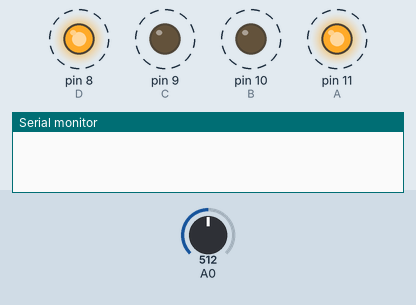
Simulated run of this sketch. Board: Arduino Uno, built with avr-gcc and run on an emulated ATmega328P. On the bench: output pins drawn as LEDs (lit = HIGH), the last lines printed to the serial monitor. Dashed ring = blinking. The inputs (shaded band) are chosen by the test bench; at power-on: A0 = 512. EEPROM starts erased.

Above: at 0.06 s.
1.3 s: A0 set to 122
At 1.77 s:
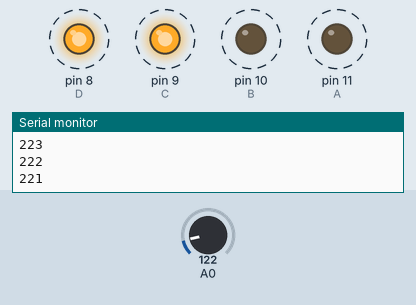
4.3 s: A0 set to 0
At 4.84 s:
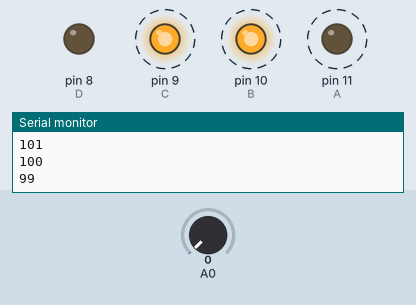
At 5.45 s:
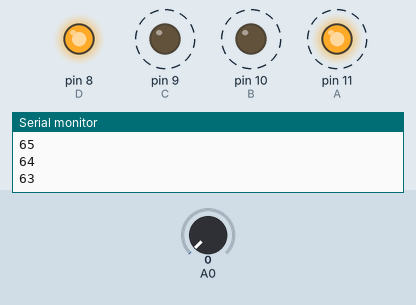
Timing chart, 0 to 13.3 s (numbered marks = the images above; inputs shaded):
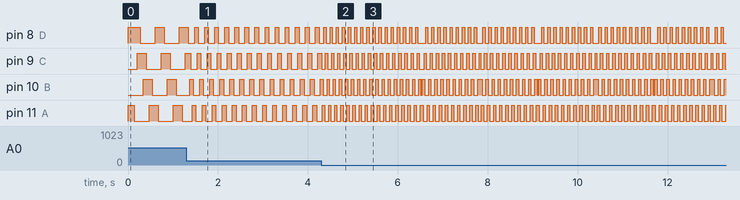

Measured:
- after the input at 1.3 s, pin 8 (D): alternates HIGH for 0.08 s and LOW for 0.14 s, starting after 0.18 s; pin 9 (C): alternates HIGH for 0.08 s and LOW for 0.14 s, starting after 0.10 s; pin 10 (B): alternates HIGH for 0.08 s and LOW for 0.14 s, starting after 0.07 s; pin 11 (A): alternates HIGH for 0.08 s and LOW for 0.14 s, starting after 0.12 s
- after the input at 4.3 s, pin 9 (C): alternates HIGH for 0.05 s and LOW for 0.08 s, starting after 0.09 s; pin 11 (A): alternates HIGH for 0.05 s and LOW for 0.08 s, starting after 0.08 s
- by itself, pin 8 (D): alternates HIGH for 0.23 s and LOW for 0.33 s
- by itself, pin 9 (C), pin 10 (B), pin 11 (A): alternates HIGH for 0.20 s and LOW for 0.33 s

The sketch:

guitarPickupWinder.ino
```cpp
#include <EEPROM.h>

uint8_t EEPROMaddress = 130;
uint8_t EEPROMaddress2 = 131;

byte A=11, B=10, C=9, D=8;
int adim_sayisi=75;
int sayac=0;
int i = 0;
bool direction = true;
int x1 = 0, x2 = 0, x3 = 0, x4 = 0;
int adim_position[8][4] = { {1, 0, 0, 0},
                            {1, 1, 0, 0},
                            {0, 1, 0, 0},
                            {0, 1, 1, 0},
                            {0, 0, 1, 0},
                            {0, 0, 1, 1},
                            {0, 0, 0, 1},
                            {1, 0, 0, 1}   } ;

void setup () {
pinMode (A,OUTPUT);
pinMode (B,OUTPUT);
pinMode (C,OUTPUT);
pinMode (D,OUTPUT);
Serial.begin(9600);
//Serial.println("Hello World!");
}
void loop() {
  sayac = EEPROM.read(EEPROMaddress);
  direction = EEPROM.read(EEPROMaddress2);

  i = abs(sayac % 8);
  int sensorReading = analogRead(A0);
  int motorSpeed = map(sensorReading, 0, 1023, 0, 100);

  x1 = adim_position[i][0];
  x2 = adim_position[i][1];
  x3 = adim_position[i][2];
  x4 = adim_position[i][3];

  digitalWrite(A,x1);
  digitalWrite(B,x2);
  digitalWrite(C,x3);
  digitalWrite(D,x4);
  delay(motorSpeed+10); // 0-100

  if(direction == true){
  if(sayac < abs(adim_sayisi)){
    sayac++;
  }
  else {
    direction = false;
  }
  }
  else{
  if (sayac > 0){
    sayac--;
  }
  else {
    direction = true;
  }
  }
  EEPROM.write(EEPROMaddress2, direction);
  EEPROM.write(EEPROMaddress, sayac);
  Serial.println(sayac);
}
```
